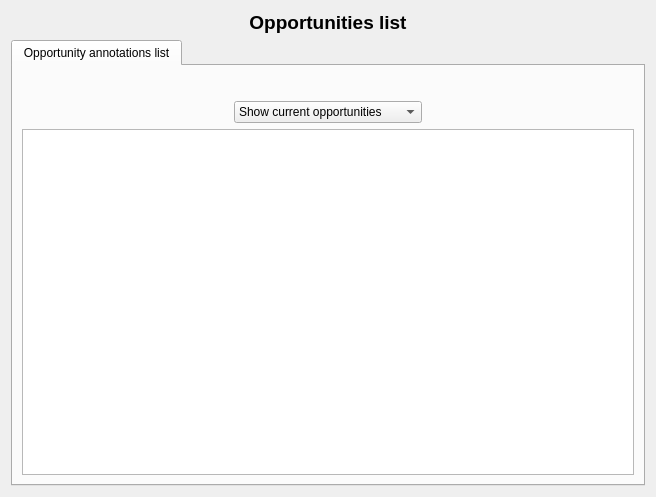
<?xml version="1.0" encoding="UTF-8"?>
<ui version="4.0">
 <class>wdgOpportunities</class>
 <widget class="QWidget" name="wdgOpportunities">
  <property name="geometry">
   <rect>
    <x>0</x>
    <y>0</y>
    <width>656</width>
    <height>497</height>
   </rect>
  </property>
  <property name="windowIcon">
   <iconset resource="../images/xulpymoney.qrc">
    <normaloff>:/xulpymoney/bank.png</normaloff>:/xulpymoney/bank.png</iconset>
  </property>
  <layout class="QHBoxLayout" name="horizontalLayout_4">
   <item>
    <layout class="QVBoxLayout" name="verticalLayout_2">
     <item>
      <widget class="QLabel" name="lbl">
       <property name="font">
        <font>
         <pointsize>14</pointsize>
         <weight>75</weight>
         <bold>true</bold>
        </font>
       </property>
       <property name="text">
        <string>Opportunities list</string>
       </property>
       <property name="alignment">
        <set>Qt::AlignCenter</set>
       </property>
      </widget>
     </item>
     <item>
      <widget class="QTabWidget" name="tabWidget">
       <property name="currentIndex">
        <number>0</number>
       </property>
       <widget class="QWidget" name="tab">
        <attribute name="icon">
         <iconset resource="../images/xulpymoney.qrc">
          <normaloff>:/xulpymoney/editar.png</normaloff>:/xulpymoney/editar.png</iconset>
        </attribute>
        <attribute name="title">
         <string>Opportunity annotations list</string>
        </attribute>
        <layout class="QHBoxLayout" name="horizontalLayout_3">
         <item>
          <layout class="QVBoxLayout" name="verticalLayout">
           <item>
            <layout class="QHBoxLayout" name="horizontalLayout">
             <item>
              <spacer name="horizontalSpacer">
               <property name="orientation">
                <enum>Qt::Horizontal</enum>
               </property>
               <property name="sizeHint" stdset="0">
                <size>
                 <width>40</width>
                 <height>20</height>
                </size>
               </property>
              </spacer>
             </item>
             <item>
              <widget class="wdgYear" name="wdgYear" native="true"/>
             </item>
             <item>
              <spacer name="horizontalSpacer_4">
               <property name="orientation">
                <enum>Qt::Horizontal</enum>
               </property>
               <property name="sizeHint" stdset="0">
                <size>
                 <width>40</width>
                 <height>20</height>
                </size>
               </property>
              </spacer>
             </item>
            </layout>
           </item>
           <item>
            <layout class="QHBoxLayout" name="horizontalLayout_2">
             <item>
              <spacer name="horizontalSpacer_2">
               <property name="orientation">
                <enum>Qt::Horizontal</enum>
               </property>
               <property name="sizeHint" stdset="0">
                <size>
                 <width>40</width>
                 <height>20</height>
                </size>
               </property>
              </spacer>
             </item>
             <item>
              <widget class="QComboBox" name="cmbMode">
               <property name="sizeAdjustPolicy">
                <enum>QComboBox::AdjustToContents</enum>
               </property>
               <item>
                <property name="text">
                 <string>Show current opportunities</string>
                </property>
                <property name="icon">
                 <iconset resource="../images/xulpymoney.qrc">
                  <normaloff>:/xulpymoney/new.png</normaloff>:/xulpymoney/new.png</iconset>
                </property>
               </item>
               <item>
                <property name="text">
                 <string>Show removed opportunities</string>
                </property>
                <property name="icon">
                 <iconset resource="../images/xulpymoney.qrc">
                  <normaloff>:/xulpymoney/expired.jpg</normaloff>:/xulpymoney/expired.jpg</iconset>
                </property>
               </item>
               <item>
                <property name="text">
                 <string>Show executed opportunities</string>
                </property>
                <property name="icon">
                 <iconset resource="../images/xulpymoney.qrc">
                  <normaloff>:/xulpymoney/tools-wizard.png</normaloff>:/xulpymoney/tools-wizard.png</iconset>
                </property>
               </item>
               <item>
                <property name="text">
                 <string>Show all</string>
                </property>
                <property name="icon">
                 <iconset resource="../images/xulpymoney.qrc">
                  <normaloff>:/xulpymoney/eye.png</normaloff>:/xulpymoney/eye.png</iconset>
                </property>
               </item>
              </widget>
             </item>
             <item>
              <spacer name="horizontalSpacer_3">
               <property name="orientation">
                <enum>Qt::Horizontal</enum>
               </property>
               <property name="sizeHint" stdset="0">
                <size>
                 <width>40</width>
                 <height>20</height>
                </size>
               </property>
              </spacer>
             </item>
            </layout>
           </item>
           <item>
            <widget class="myQTableWidget" name="tblOpportunities">
             <property name="contextMenuPolicy">
              <enum>Qt::CustomContextMenu</enum>
             </property>
             <property name="alternatingRowColors">
              <bool>true</bool>
             </property>
             <property name="selectionMode">
              <enum>QAbstractItemView::SingleSelection</enum>
             </property>
             <property name="selectionBehavior">
              <enum>QAbstractItemView::SelectRows</enum>
             </property>
             <attribute name="verticalHeaderVisible">
              <bool>false</bool>
             </attribute>
            </widget>
           </item>
          </layout>
         </item>
        </layout>
       </widget>
      </widget>
     </item>
    </layout>
   </item>
  </layout>
  <action name="actionOpportunityNew">
   <property name="icon">
    <iconset resource="../images/xulpymoney.qrc">
     <normaloff>:/xulpymoney/add.png</normaloff>:/xulpymoney/add.png</iconset>
   </property>
   <property name="text">
    <string>New purchase opportunity</string>
   </property>
   <property name="toolTip">
    <string>New purchase opportunity</string>
   </property>
  </action>
  <action name="actionOpportunityDelete">
   <property name="icon">
    <iconset resource="../images/xulpymoney.qrc">
     <normaloff>:/xulpymoney/button_cancel.png</normaloff>:/xulpymoney/button_cancel.png</iconset>
   </property>
   <property name="text">
    <string>Delete purchase opportunity</string>
   </property>
   <property name="toolTip">
    <string>Delete purchase opportunity</string>
   </property>
  </action>
  <action name="actionOpportunityEdit">
   <property name="icon">
    <iconset resource="../images/xulpymoney.qrc">
     <normaloff>:/xulpymoney/editar.png</normaloff>:/xulpymoney/editar.png</iconset>
   </property>
   <property name="text">
    <string>Edit purchase opportunity</string>
   </property>
   <property name="toolTip">
    <string>Edit purchase opportunity</string>
   </property>
  </action>
  <action name="actionExecute">
   <property name="icon">
    <iconset resource="../images/xulpymoney.qrc">
     <normaloff>:/xulpymoney/tools-wizard.png</normaloff>:/xulpymoney/tools-wizard.png</iconset>
   </property>
   <property name="text">
    <string>Execute opportunity</string>
   </property>
   <property name="toolTip">
    <string>Execute opportunity</string>
   </property>
  </action>
  <action name="actionRemove">
   <property name="icon">
    <iconset resource="../images/xulpymoney.qrc">
     <normaloff>:/xulpymoney/expired.jpg</normaloff>:/xulpymoney/expired.jpg</iconset>
   </property>
   <property name="text">
    <string>Remove opportunity</string>
   </property>
   <property name="toolTip">
    <string>Remove opportunity</string>
   </property>
  </action>
  <action name="actionShowGraphic">
   <property name="icon">
    <iconset resource="../images/xulpymoney.qrc">
     <normaloff>:/xulpymoney/curiosity.png</normaloff>:/xulpymoney/curiosity.png</iconset>
   </property>
   <property name="text">
    <string>Show Purchase graphic</string>
   </property>
   <property name="toolTip">
    <string>Show Purchase graphic</string>
   </property>
  </action>
 </widget>
 <customwidgets>
  <customwidget>
   <class>myQTableWidget</class>
   <extends>QTableWidget</extends>
   <header location="global">myqtablewidget</header>
  </customwidget>
  <customwidget>
   <class>wdgYear</class>
   <extends>QWidget</extends>
   <header location="global">wdgYear</header>
   <container>1</container>
  </customwidget>
 </customwidgets>
 <resources>
  <include location="../images/xulpymoney.qrc"/>
 </resources>
 <connections/>
</ui>
